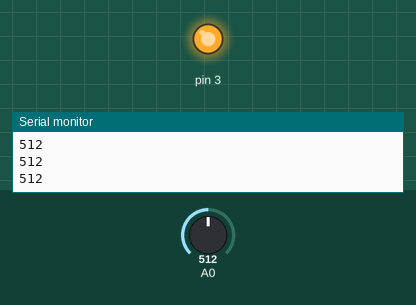
This sketch was run on a simulated Arduino Uno, built with avr-gcc and run on an emulated ATmega328P. On the bench: output pins drawn as LEDs (lit = HIGH), the last lines printed to the serial monitor. The inputs (shaded band) are chosen by the test bench; at power-on: A0 = 512.

Above: at 1.2 s.
1.3 s: A0 set to 97
2.8 s: A0 set to 86
At 3.3 s:
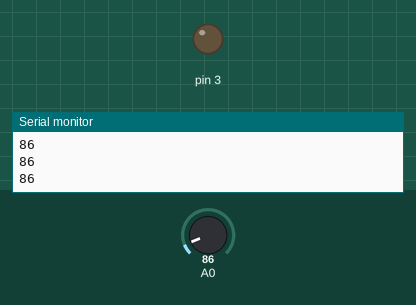
4.3 s: A0 set to 122
At 5.5 s:
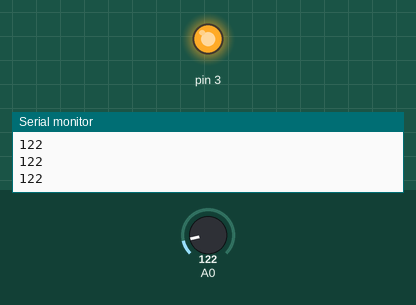
5.8 s: A0 set to 80
At 6.8 s:
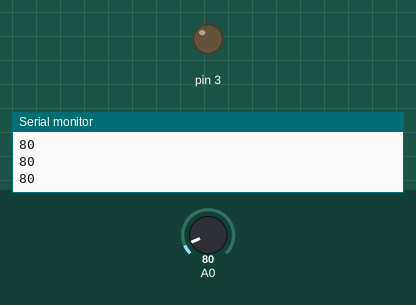
Timing chart, 0 to 8.3 s (numbered marks = the images above; inputs shaded):
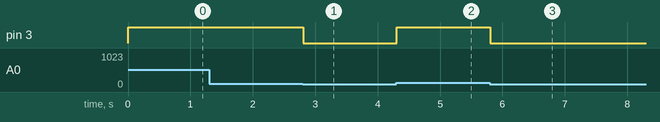

Measured:
- the behaviour switches between 91 and 90 on A0 (found by bisection; images 0 and 1)
- after the input at 2.8 s, pin 3: HIGH → LOW at once
- after the input at 4.3 s, pin 3: LOW → HIGH at once
- after the input at 5.8 s, pin 3: HIGH → LOW at once

The sketch:

LDR-Sensor-Test.ino
```cpp
void setup(){

  Serial.begin(9600);
  pinMode(A0, INPUT);
  pinMode(3, OUTPUT);
}

void loop(){
  int LDRvalue = analogRead(A0);

  Serial.println(LDRvalue);

  if(LDRvalue <= 90){
    digitalWrite(3, LOW);
  }else{
    digitalWrite(3, HIGH);
  }
}
```
